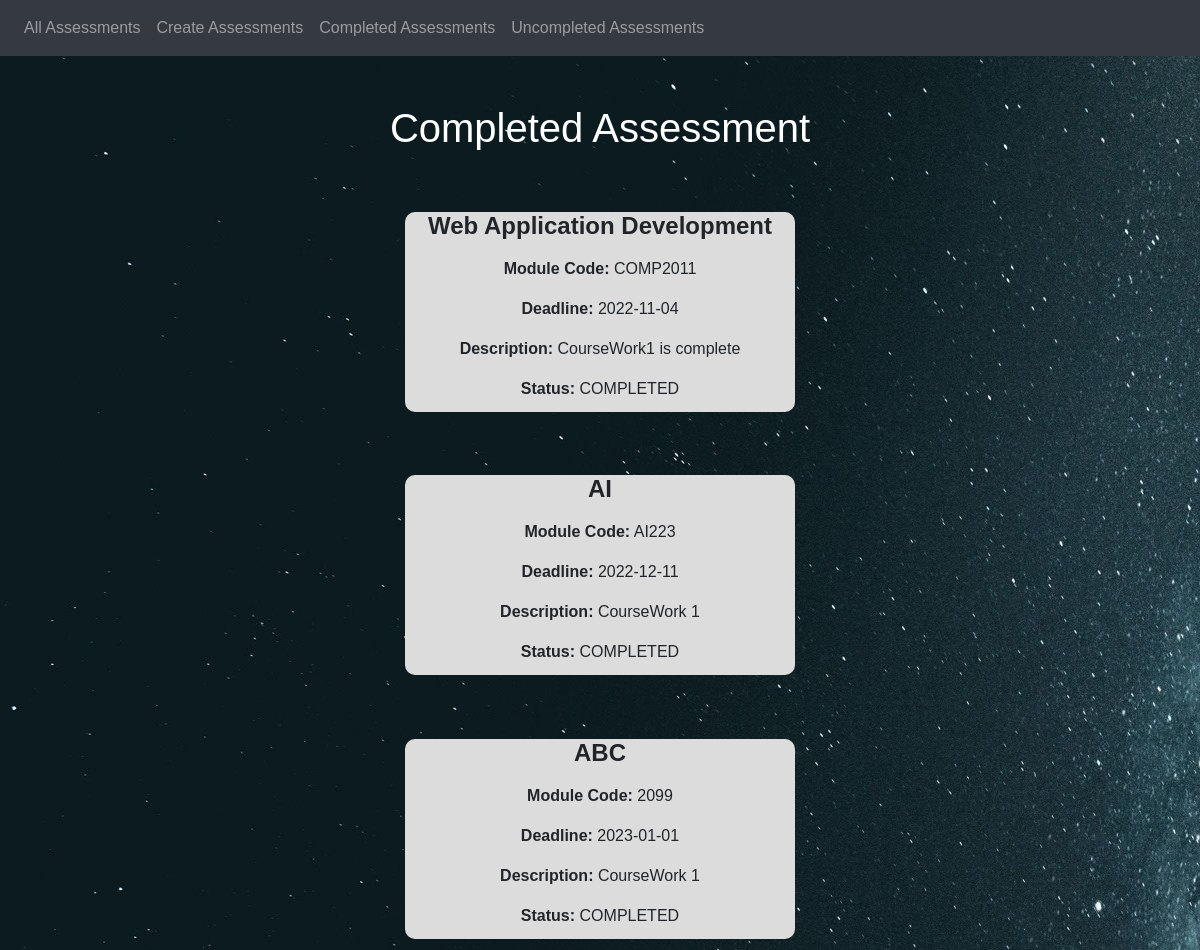
Page /complete on the committed database.
### app/models.py (models this page shows, shortened)
class ToDo(db.Model):
    __tablename__ = 'ToDo'
    id = db.Column(db.Integer, primary_key=True)
    title = db.Column(db.String(500), index=True, unique=True)
    module_code = db.Column(db.String, index = True, unique = True)
    deadline = db.Column(db.Date())
    description = db.Column(db.String)
    status = db.Column(db.String)

### app/views.py (the view)
@app.route('/complete', methods=['GET', 'POST'])
def complete():
    result = ToDo.query.filter_by(status='COMPLETED')
    return render_template('complete.html', title='Complete Assessment',data=result)

### app/templates/complete.html (shortened to what this page needs)
{% extends "base.html" %}
 {% block content %}
<center>
<br> <br>
<h1>Completed Assessment</h1>
</center>
{% for item in data %}
<section class="course_data">
<div class = "row">
    <div class = "col">
        <h4><p><b> {{item.title}}</b> </p></h4>
        <p> <b>Module Code:</b> <td>{{item.module_code}}</p>
        <p> <b>Deadline:</b> <td>{{item.deadline}}</p>
        <p> <b>Description:</b> <td>{{item.description}}
        <p> <b>Status:</b> <td>{{item.status}}</p>
    </div>
    </div>
</section>
{% endfor %}
{% endblock %}

### app/static/css/style.css (style rules this page uses)
* { margin: 0; padding: 0; font-family: 'Gowun Dodum', sans-serif; }
h1 { color: white; }
.course_data { width: 30%; margin: auto; text-align: center; padding-top: 50px; }
.row { margin-top: 0.5%; display: flex; justify-content: space-between; }
.col { width: 85px; height: 200px; flex-basis: 100px; background: #DCDCDC; border-radius: 10px; margin-bottom: 3%; box-sizing: border-box; transition: 0.5s; }
.background { background-image:url('/static/background.jpg'); background-size: 2000px 2000px; }

### rows in the picture
ToDo: title "Web Application Development", module_code "COMP2011", deadline "2022-11-04", description "CourseWork1 is complete", status "COMPLETED"
ToDo: title "AI", module_code "AI223", deadline "2022-12-11", description "CourseWork 1", status "COMPLETED"
ToDo: title "ABC", module_code "2099", deadline "2023-01-01", description "CourseWork 1", status "COMPLETED"
